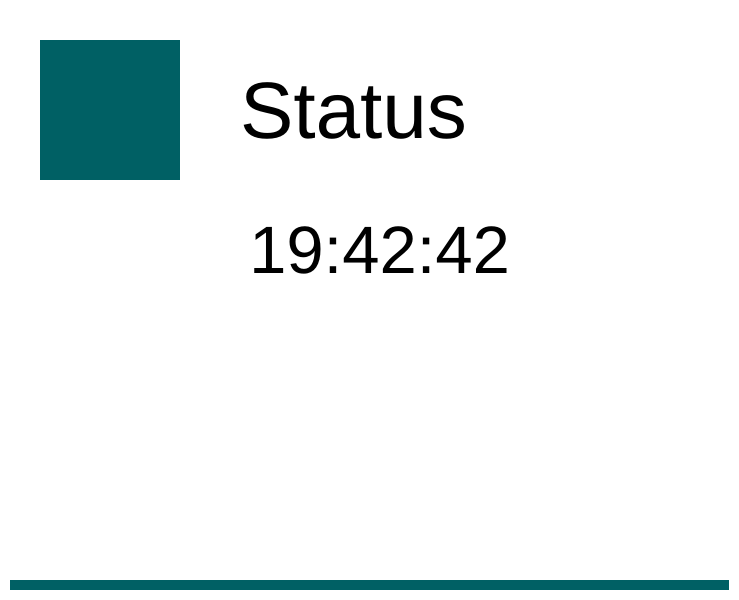
<?xml version="1.0" encoding="UTF-8"?>
<ui version="4.0">
 <class>HomeScreen</class>
 <widget class="QWidget" name="HomeScreen">
  <property name="geometry">
   <rect>
    <x>0</x>
    <y>0</y>
    <width>739</width>
    <height>600</height>
   </rect>
  </property>
  <property name="windowTitle">
   <string>Form</string>
  </property>
  <property name="styleSheet">
   <string notr="true">background-color: #ffffff</string>
  </property>
  <widget class="QProgressBar" name="progressBar">
   <property name="geometry">
    <rect>
     <x>10</x>
     <y>580</y>
     <width>719</width>
     <height>10</height>
    </rect>
   </property>
   <property name="styleSheet">
    <string notr="true">QProgressBar{
	
 	border: none;
	background-color: #ffffff
}

QProgressBar::chunk{

	background-color: #006064;
}</string>
   </property>
   <property name="value">
    <number>100</number>
   </property>
   <property name="textVisible">
    <bool>false</bool>
   </property>
  </widget>
  <widget class="QLabel" name="statusLabel">
   <property name="geometry">
    <rect>
     <x>240</x>
     <y>40</y>
     <width>459</width>
     <height>140</height>
    </rect>
   </property>
   <property name="font">
    <font>
     <pointsize>60</pointsize>
    </font>
   </property>
   <property name="text">
    <string>Status</string>
   </property>
  </widget>
  <widget class="QPushButton" name="pauseplayButton">
   <property name="geometry">
    <rect>
     <x>40</x>
     <y>40</y>
     <width>140</width>
     <height>140</height>
    </rect>
   </property>
   <property name="styleSheet">
    <string notr="true">QPushButton{

	border: none;
	background-color: #006064
}</string>
   </property>
   <property name="text">
    <string/>
   </property>
   <property name="icon">
    <iconset resource="../../icons.qrc">
     <normaloff>:/Icons/UI/Icons/sharp-play_arrow-24px.svg</normaloff>:/Icons/UI/Icons/sharp-play_arrow-24px.svg</iconset>
   </property>
   <property name="iconSize">
    <size>
     <width>140</width>
     <height>140</height>
    </size>
   </property>
  </widget>
  <widget class="QLabel" name="timeLabel">
   <property name="geometry">
    <rect>
     <x>50</x>
     <y>200</y>
     <width>659</width>
     <height>100</height>
    </rect>
   </property>
   <property name="font">
    <font>
     <pointsize>50</pointsize>
    </font>
   </property>
   <property name="text">
    <string>19:42:42</string>
   </property>
   <property name="alignment">
    <set>Qt::AlignCenter</set>
   </property>
  </widget>
 </widget>
 <resources>
  <include location="../../icons.qrc"/>
 </resources>
 <connections/>
</ui>
